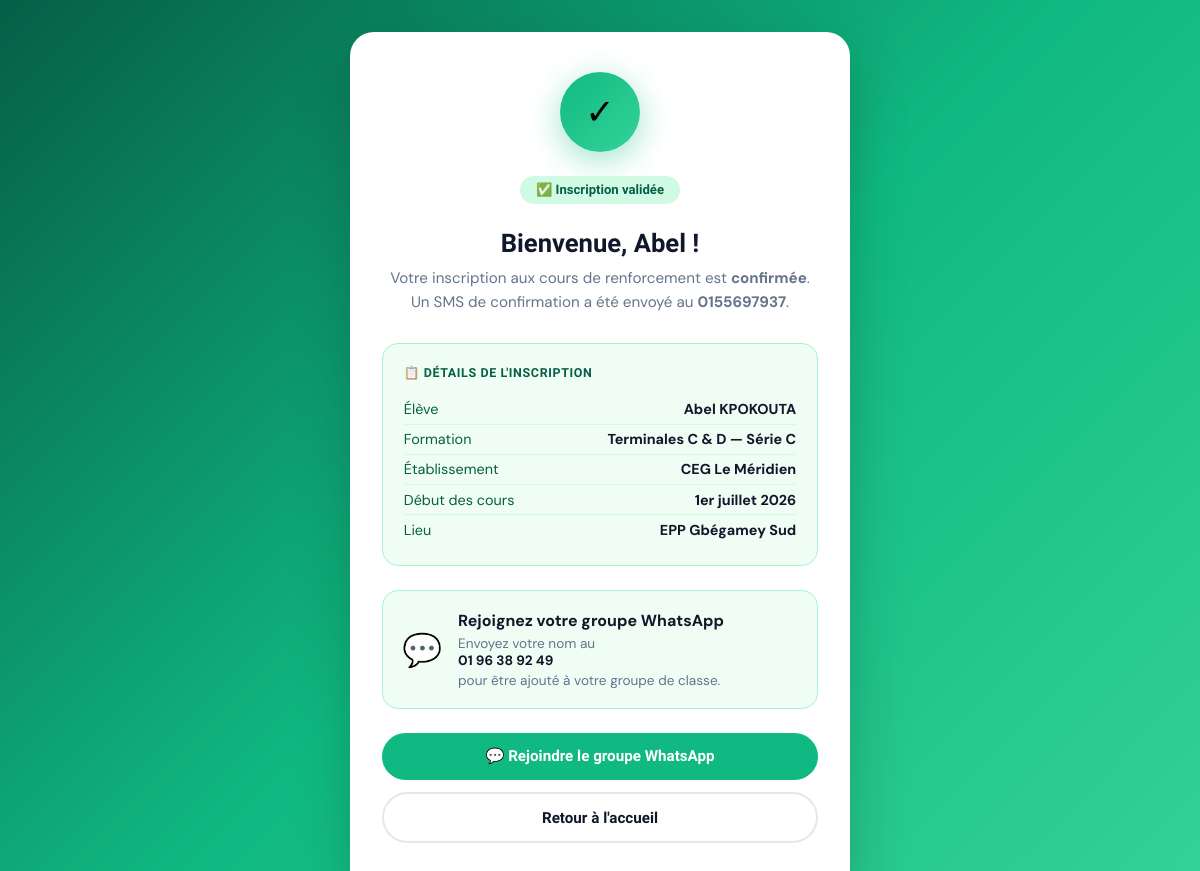
/inscription/2/ok/, run on an earlier commit of the app's database.
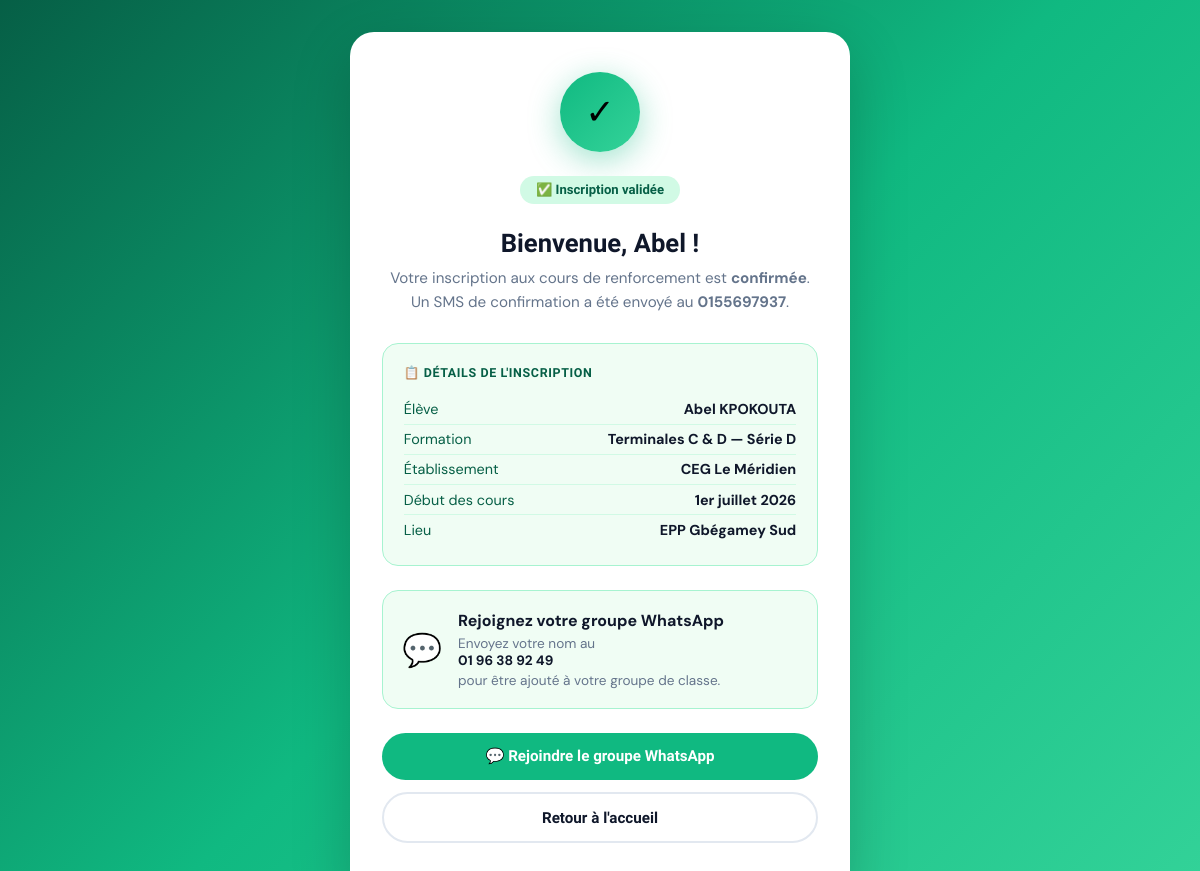
And on a later commit of the database.
### enrollments/models.py (models this page shows, shortened)
class Enrollment(models.Model):
    TYPE_CHOICES = [
        ('eleve',  "L'élève lui-même"),
        ('parent', 'Un parent / tuteur'),
    ]
    LEVEL_CHOICES = [
        ('3eme', '3ème'),
        ('1ere', '1ères C & D'),
        ('tle',  'Terminales C & D'),
    ]
    SERIE_CHOICES = [
        ('C', 'Série C'),
        ('D', 'Série D'),
    ]
    STATUS_CHOICES = [
        ('pending',   'En attente de paiement'),
        ('active',    'Inscrit — Paiement confirmé'),
        ('cancelled', 'Annulé'),
    ]
    PHONE_OWNER_CHOICES = [
        ('eleve',  "L'élève"),
        ('pere',   'Le père'),
        ('mere',   'La mère'),
        ('tuteur', 'Un tuteur'),
    ]
    registrant_type = models.CharField(
        max_length=10, choices=TYPE_CHOICES, default='eleve',
        verbose_name="Qui s'inscrit"
    )
    last_name  = models.CharField(max_length=100, verbose_name="Nom de l'élève")
    first_name = models.CharField(max_length=100, verbose_name="Prénom(s) de l'élève")
    school     = models.CharField(max_length=200, verbose_name="Établissement scolaire")
    phone       = models.CharField(max_length=20, verbose_name="Numéro de contact")
    phone_owner = models.CharField(
        max_length=10, choices=PHONE_OWNER_CHOICES, default='eleve',
        verbose_name="Ce numéro appartient à"
    )
    level = models.CharField(max_length=10, choices=LEVEL_CHOICES, verbose_name="Niveau")
    serie = models.CharField(
        max_length=1, choices=SERIE_CHOICES,
        blank=True, default='',
        verbose_name="Série"
    )
    parent_name  = models.CharField(max_length=200, blank=True, verbose_name="Nom du parent / tuteur")
    parent_phone = models.CharField(max_length=20,  blank=True, verbose_name="Téléphone du parent")
    status     = models.CharField(
        max_length=20, choices=STATUS_CHOICES, default='pending',
        verbose_name="Statut"
    )
    created_at = models.DateTimeField(auto_now_add=True, verbose_name="Date d'inscription")
    updated_at = models.DateTimeField(auto_now=True)
    class Meta:
        verbose_name        = "Inscription"
        verbose_name_plural = "Inscriptions"
        ordering            = ['-created_at']
    @property
    def full_name(self):
        return f"{self.first_name} {self.last_name}".strip()
    @property
    def level_serie(self):
        if self.level == '3eme':
            return self.get_level_display()
        return f"{self.get_level_display()} — Série {self.serie}"
    @property
    def contact_phone(self):
        return self.parent_phone if self.parent_phone else self.phone

### enrollments/views.py (the view)
# urls.py: path('inscription/<int:pk>/ok/', views.enrollment_success_view, name='success'),
def enrollment_success_view(request, pk):
    enrollment = get_object_or_404(Enrollment, pk=pk)
    return render(request, 'enrollments/success.html', {'enrollment': enrollment})

### enrollments/templates/enrollments/success.html (shortened to what this page needs)
{% load static %}
<!DOCTYPE html>
<html lang="fr">
<head>
</head>
<body>
<div class="card">
  <div class="check-circle">✓</div>
  <div class="badge-active">✅ Inscription validée</div>
  <h1>Bienvenue, {{ enrollment.first_name }} !</h1>
  <p class="subtitle">
    Votre inscription aux cours de renforcement est <strong>confirmée</strong>.
    Un SMS de confirmation a été envoyé au <strong>{{ enrollment.contact_phone }}</strong>.
  </p>
  <div class="info-card">
    <div class="info-title">📋 Détails de l'inscription</div>
    <div class="info-row">
      <span class="info-key">Élève</span>
      <span class="info-val">{{ enrollment.full_name }}</span>
    </div>
    <div class="info-row">
      <span class="info-key">Formation</span>
      <span class="info-val">{{ enrollment.level_serie }}</span>
    </div>
    <div class="info-row">
      <span class="info-key">Établissement</span>
      <span class="info-val">{{ enrollment.school }}</span>
    </div>
    <div class="info-row">
      <span class="info-key">Début des cours</span>
      <span class="info-val">1er juillet 2026</span>
    </div>
    <div class="info-row">
      <span class="info-key">Lieu</span>
      <span class="info-val">EPP Gbégamey Sud</span>
    </div>
  </div>
  <div class="whatsapp-box">
    <span class="wa-icon">💬</span>
    <div class="wa-text">
      <strong>Rejoignez votre groupe WhatsApp</strong>
      <p>Envoyez votre nom au <strong>01 96 38 92 49</strong> pour être ajouté à votre groupe de classe.</p>
    </div>
  </div>
  <a href="https://wa.me/22996389249?text=Bonjour%2C+je+suis+{{ enrollment.full_name|urlencode }}+inscrit(e)+en+{{ enrollment.level_serie|urlencode }}.+Je+souhaite+rejoindre+le+groupe+WhatsApp."
     target="_blank" class="btn btn-green">
    💬 Rejoindre le groupe WhatsApp
  </a>
  <a href="{% url 'core:index' %}" class="btn btn-outline">
    Retour à l'accueil
  </a>
</div>
</body>
</html>

What changed in the data, as far as the page shows it:
changed Enrollment "Abel": level_serie "Terminales C & D — Série C" → "Terminales C & D — Série D"
